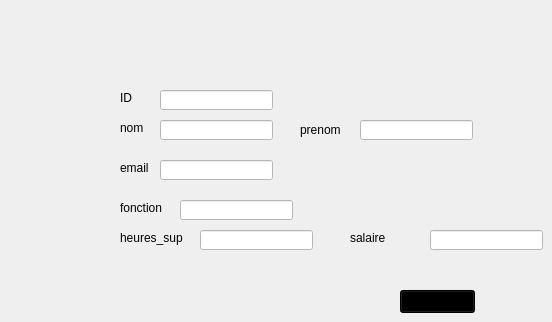
    <widget class="QWidget" name="employe_modifier">
     <widget class="QLineEdit" name="lineEdit_nom_4">
      <property name="geometry">
       <rect>
        <x>160</x>
        <y>120</y>
        <width>113</width>
        <height>20</height>
       </rect>
      </property>
      <property name="styleSheet">
       <string notr="true">background-color: white;
color:back;</string>
      </property>
     </widget>
     <widget class="QPushButton" name="pushButton_supprimer_4">
      <property name="geometry">
       <rect>
        <x>400</x>
        <y>290</y>
        <width>75</width>
        <height>23</height>
       </rect>
      </property>
      <property name="styleSheet">
       <string notr="true">background-color: black;
</string>
      </property>
      <property name="text">
       <string>modifier</string>
      </property>
     </widget>
     <widget class="QLineEdit" name="lineEdit_ID_2">
      <property name="geometry">
       <rect>
        <x>160</x>
        <y>90</y>
        <width>113</width>
        <height>20</height>
       </rect>
      </property>
      <property name="styleSheet">
       <string notr="true">background-color: white;
color:back;</string>
      </property>
     </widget>
     <widget class="QLabel" name="label_23">
      <property name="geometry">
       <rect>
        <x>120</x>
        <y>90</y>
        <width>31</width>
        <height>16</height>
       </rect>
      </property>
      <property name="styleSheet">
       <string notr="true">color: black;</string>
      </property>
      <property name="text">
       <string>ID</string>
      </property>
     </widget>
     <widget class="QLineEdit" name="lineEdit_email_3">
      <property name="geometry">
       <rect>
        <x>160</x>
        <y>160</y>
        <width>113</width>
        <height>20</height>
       </rect>
      </property>
      <property name="styleSheet">
       <string notr="true">background-color: white;
color:back;</string>
      </property>
     </widget>
     <widget class="QLabel" name="label_24">
      <property name="geometry">
       <rect>
        <x>300</x>
        <y>120</y>
        <width>41</width>
        <height>20</height>
       </rect>
      </property>
      <property name="styleSheet">
       <string notr="true">color: black;</string>
      </property>
      <property name="text">
       <string>prenom</string>
      </property>
     </widget>
     <widget class="QLabel" name="label_25">
      <property name="geometry">
       <rect>
        <x>350</x>
        <y>230</y>
        <width>71</width>
        <height>16</height>
       </rect>
      </property>
      <property name="styleSheet">
       <string notr="true">color: black;</string>
      </property>
      <property name="text">
       <string>salaire</string>
      </property>
     </widget>
     <widget class="QLineEdit" name="lineEdit_fonction_2">
      <property name="geometry">
       <rect>
        <x>180</x>
        <y>200</y>
        <width>113</width>
        <height>20</height>
       </rect>
      </property>
      <property name="styleSheet">
       <string notr="true">background-color: white;
color:back;</string>
      </property>
     </widget>
     <widget class="QLabel" name="label_26">
      <property name="geometry">
       <rect>
        <x>120</x>
        <y>200</y>
        <width>51</width>
        <height>16</height>
       </rect>
      </property>
      <property name="styleSheet">
       <string notr="true">color: black;</string>
      </property>
      <property name="text">
       <string>fonction</string>
      </property>
     </widget>
     <widget class="QLineEdit" name="lineEdit_heuresSup_4">
      <property name="geometry">
       <rect>
        <x>430</x>
        <y>230</y>
        <width>113</width>
        <height>20</height>
       </rect>
      </property>
      <property name="styleSheet">
       <string notr="true">background-color: white;
color:back;</string>
      </property>
     </widget>
     <widget class="QLineEdit" name="lineEdit_prenom_3">
      <property name="geometry">
       <rect>
        <x>360</x>
        <y>120</y>
        <width>113</width>
        <height>20</height>
       </rect>
      </property>
      <property name="styleSheet">
       <string notr="true">background-color: white;
color:back;</string>
      </property>
     </widget>
     <widget class="QLabel" name="label_27">
      <property name="geometry">
       <rect>
        <x>120</x>
        <y>230</y>
        <width>71</width>
        <height>16</height>
       </rect>
      </property>
      <property name="styleSheet">
       <string notr="true">color: black;</string>
      </property>
      <property name="text">
       <string>heures_sup</string>
      </property>
     </widget>
     <widget class="QLabel" name="label_28">
      <property name="geometry">
       <rect>
        <x>120</x>
        <y>160</y>
        <width>31</width>
        <height>16</height>
       </rect>
      </property>
      <property name="styleSheet">
       <string notr="true">color: black;</string>
      </property>
      <property name="text">
       <string>email</string>
      </property>
     </widget>
     <widget class="QLineEdit" name="lineEdit_heuresSup_3">
      <property name="geometry">
       <rect>
        <x>200</x>
        <y>230</y>
        <width>113</width>
        <height>20</height>
       </rect>
      </property>
      <property name="styleSheet">
       <string notr="true">background-color: white;
color:back;</string>
      </property>
     </widget>
     <widget class="QLabel" name="label_29">
      <property name="geometry">
       <rect>
        <x>120</x>
        <y>120</y>
        <width>31</width>
        <height>16</height>
       </rect>
      </property>
      <property name="styleSheet">
       <string notr="true">color: black;</string>
      </property>
      <property name="text">
       <string>nom</string>
      </property>
     </widget>
    </widget>
